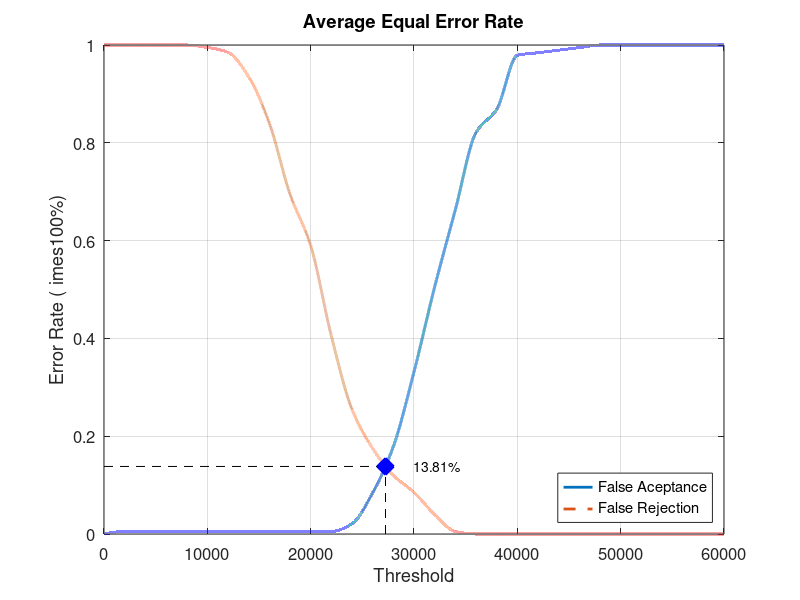
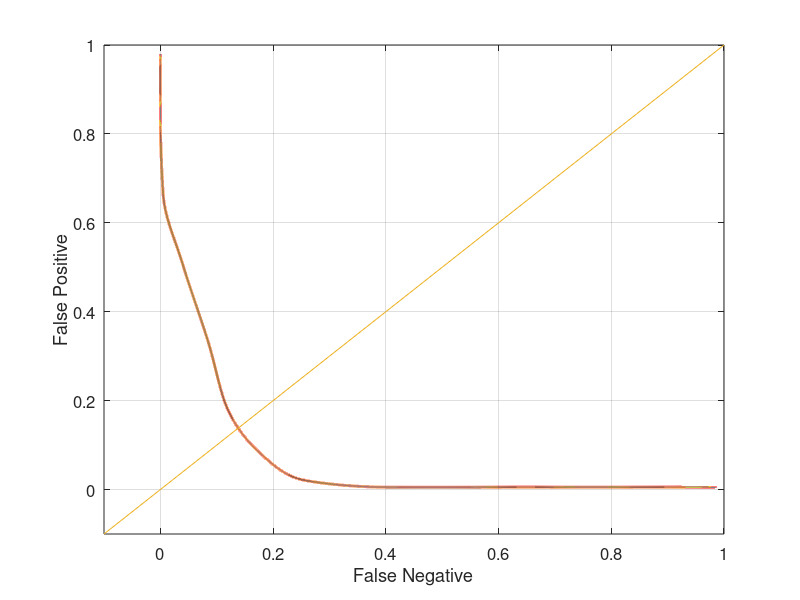

The MATLAB script that drew these images, in order:
close all;
clear;
clc;
x = 0:2000:60000;
xq = 0:0.5:60000;

y0 = [0 0.00526316 0.00526316 0.00526316 0.00526316 0.00526316 0.00526316 0.00526316 0.00526316 0.00526316 0.00526316 0.00526316 0.0210526 0.0842105 0.178947 0.331579 0.505263 0.663158 0.821053 0.868421 0.978947 0.984211 0.989474 0.994737 1 1 1 1 1 1 1]
yy0 = interp1(x, y0, xq, 'pchip');
y1 = [1 1 1 1 1 0.995 0.985 0.935 0.84 0.695 0.59 0.405 0.255 0.175 0.12 0.085 0.04 0.005 0 0 0 0 0 0 0 0 0 0 0 0 0]
yy1 = interp1(x, y1, xq, 'pchip');

% Calculating EER: 
y2 = abs(y0 - y1);
find(y2 == min(y2))
yy2 = abs(yy0 - yy1);
xEER = find(yy2 == min(yy2));
xEERIndex = xq(xEER) % X-axis EER
yEER = yy0(xEER) % Y-axis EER

main = figure
plot(xq, yy0,'-','LineWidth', 2);	hold on
plot(xq, yy1,'--','LineWidth', 2);	hold on
plot([xEERIndex xEERIndex], [0 yEER], 'k--');	hold on
plot([0 xEERIndex], [yEER yEER], 'k--');	hold on
plot(xEERIndex, yEER, 'bx', 'LineWidth', 10);	hold on
text(xEERIndex + 10 * xEERIndex / 100, yEER, [num2str(round((10000 * yEER)) / 100) '%'])
legend('False Aceptance', 'False Rejection', 'Location', 'SouthEast')
xlabel('Threshold')
ylabel('Error Rate (	imes100%)')
title('Average Equal Error Rate')
set(gca, 'FontSize', 12)
axis([0 60000 0 1])
grid on

print(main, 'Database2_1Main', '-dpng');
FNRxFPR = figure('Color', [1 1 1]);
plot(yy1, yy0, '-', yy1, yy0, 'LineWidth', 2);
hold on
y = -0.1:0.1:1
plot(y, y); 
set(gca, 'FontSize', 12)
xlabel('False Negative')
ylabel('False Positive')
axis([-0.1 1 -0.1 1])
set(gca, 'FontSize', 12)
grid on

print(FNRxFPR, 'Database2_1FNRxFPR','-dpng');
